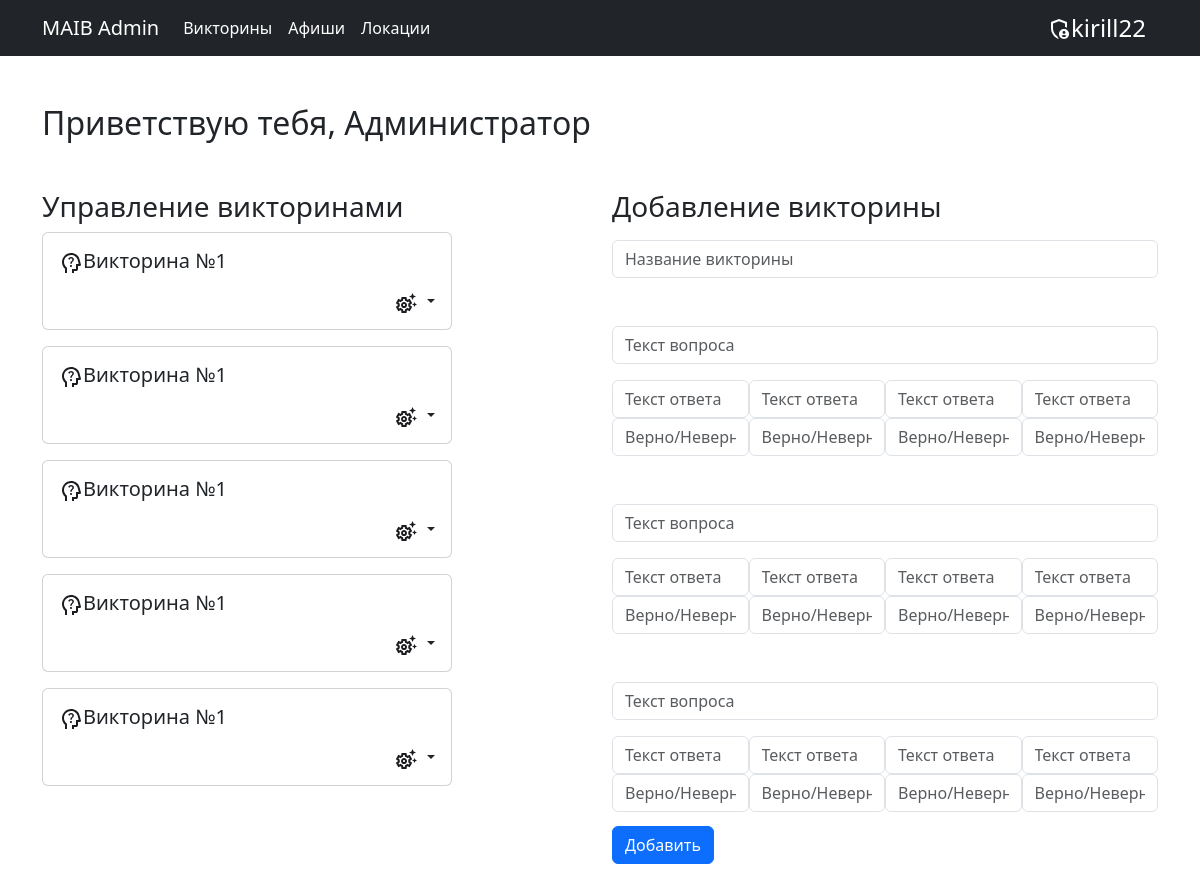
Page /quest/ (signed in) on the committed database.
### admin_panel/models.py (models this page shows, shortened)
class Quiz(models.Model):
    title = models.CharField(max_length=255)

### admin_panel/views.py (the view)
# urls.py: path('quest/', views.quest),
def quest(request):
    quest_list = Quiz.objects.all()
    quest_len = len(quest_list)
    return render(request, 'quests.html', {"quest_list": quest_list, "q_len": quest_len})

### admin_panel/templates/quests.html (shortened to what this page needs)
{% extends "base.html" %}
{% block content %}
<div class="main">
    {% if user.is_authenticated and user.is_staff %}
    <div class="poster container mt-5">
        <div class="hello-text mb-5">
            <h2>Приветствую тебя, Администратор</h2>
        </div>
        <div class="desktop">
            <div class="row align-items-start">
                <div class="col mb-5">
                    <h3 class="mb-2">Управление викторинами</h3>
                    <div class="quests-list mb-5">
                        {% if q_len == 0 %}
                        <div class="d-flex align-items-center">
                            <div class="sad_img m-2">
                                <img class="" src="../static/img/sad.svg" alt="">
                            </div>
                            <h5 class="mt-2">Викторины отсутсвуют</h5>
                        </div>
                        {% else %}
                        {% for quest in quest_list %}
                        <div class="card w-75 mb-3">
                            <div class="card-body">
                                <div class="quests__item-title d-flex align-items-start pb-2">
                                    <div class="img-quests pr-5">
                                        <img src="../static/img/quests.svg" alt="">
                                    </div>
                                    <h5>{{ quest.title }}</h5>
                                </div>
                                <div class="quests__item-content">
                                    <div class="quests__item-info d-flex align-items-center justify-content-end">
                                        <div class="quests__item-settings" data-bs-toggle="tooltip" data-bs-placement="top" data-bs-title="Настройки">
                                            <div class="dropdown">
                                                <a class="nav-link dropdown-toggle" href="#" id="navbarDarkDropdownMenuLink"
                                                    role="button" data-bs-toggle="dropdown" aria-expanded="false">
                                                    <img src="../static/img/settings.svg" alt="">
                                                </a>
                                            </div>
                                        </div>
                                    </div>
                                </div>
                            </div>
                        </div>
                        {% endfor %}
                        {% endif %}
                    </div>
                </div>
                <div class="col">
                    <h3 class="mb-3">Добавление викторины</h3>
                    <form method="POST" action="/addquiz/">
                        <div class="title_quiz mb-5">
                            <input placeholder="Название викторины" class="form-control" name="title" type="text">
                        </div>
                        <div class="container_quiz">
                            <div class="quiz">
                                <div class="titleq mb-3 d-flex">
                                    <input placeholder="Текст вопроса" class="form-control" name="textQ_1" type="text">
                                </div>
                                <div class="c_container d-flex">
                                    <div class="c_item">
                                        <input placeholder="Текст ответа" class="form-control" name="textC_1_1" type="text">
                                        <input type="text" name="iscorrect_1_1" class="form-control"
                                            placeholder="Верно/Неверно">
                                    </div>
                                    <div class="c_item">
                                        <input placeholder="Текст ответа" class="form-control" name="textC_1_2" type="text">
                                        <input type="text" name="iscorrect_1_2" class="form-control"
                                            placeholder="Верно/Неверно">
                                    </div>
                                    <div class="c_item">
                                        <input placeholder="Текст ответа" class="form-control" name="textC_1_3" type="text">
                                        <input type="text" name="iscorrect_1_3" class="form-control"
                                            placeholder="Верно/Неверно">
                                    </div>
                                    <div class="c_item">
                                        <input placeholder="Текст ответа" class="form-control" name="textC_1_4" type="text">
                                        <input type="text" name="iscorrect_1_4" class="form-control"
                                            placeholder="Верно/Неверно">
                                    </div>
                                </div>
                            </div>
                            <div class="quiz mt-5">
                                <div class="titleq mb-3 d-flex">
                                    <input placeholder="Текст вопроса" class="form-control" name="textQ_2" type="text">
                                </div>
                                <div class="c_container d-flex">
                                    <div class="c_item">
                                        <input placeholder="Текст ответа" class="form-control" name="textC_2_1" type="text">
                                        <input type="text" name="iscorrect_2_1" class="form-control"
                                            placeholder="Верно/Неверно">
                                    </div>
                                    <div class="c_item">
                                        <input placeholder="Текст ответа" class="form-control" name="textC_2_2" type="text">
                                        <input type="text" name="iscorrect_2_2" class="form-control"
                                            placeholder="Верно/Неверно">
                                    </div>
                                    <div class="c_item">
                                        <input placeholder="Текст ответа" class="form-control" name="textC_2_3" type="text">
                                        <input type="text" name="iscorrect_2_3" class="form-control"
                                            placeholder="Верно/Неверно">
                                    </div>
                                    <div class="c_item">
                                        <input placeholder="Текст ответа" class="form-control" name="textC_2_4" type="text">
                                        <input type="text" name="iscorrect_2_4" class="form-control"
                                            placeholder="Верно/Неверно">
                                    </div>
                                </div>
                            </div>
                            <div class="quiz mt-5">
                                <div class="titleq mb-3 d-flex">
                                    <input placeholder="Текст вопроса" class="form-control" name="textQ_3" type="text">
                                </div>
                                <div class="c_container d-flex">
                                    <div class="c_item">
                                        <input placeholder="Текст ответа" class="form-control" name="textC_3_1" type="text">
                                        <input type="text" name="iscorrect_3_1" class="form-control"
                                            placeholder="Верно/Неверно">
                                    </div>
                                    <div class="c_item">
                                        <input placeholder="Текст ответа" class="form-control" name="textC_3_2" type="text">
                                        <input type="text" name="iscorrect_3_2" class="form-control"
                                            placeholder="Верно/Неверно">
                                    </div>
                                    <div class="c_item">
                                        <input placeholder="Текст ответа" class="form-control" name="textC_3_3" type="text">
                                        <input type="text" name="iscorrect_3_3" class="form-control"
                                            placeholder="Верно/Неверно">
                                    </div>
                                    <div class="c_item">
                                        <input placeholder="Текст ответа" class="form-control" name="textC_3_4" type="text">
                                        <input type="text" name="iscorrect_3_4" class="form-control"
                                            placeholder="Верно/Неверно">
                                    </div>
                                </div>
                            </div>
                        </div>
                        <div class="mb-5">
                            <button type="submit" class="btn btn-primary">Добавить</button>
                        </div>
                    </form>
                </div>
            </div>
        </div>
        </div>
    </div>
{% else %}
<div class="container mt-5 d-flex justify-content-center flex-column">
    <h1 class="text-center mb-5">У вас нет доступа к этой странице</h1>
    <a href="/poster" class="btn btn-primary">Вернуться обратно</a>
</div>
{% endif %}
{% endblock %}

### admin_panel/templates/base.html (shortened to what this page needs)
<!DOCTYPE html>
<html lang="ru">
<head>
    <link rel="stylesheet" href="../static/style/style.css">
    <link href="https://cdn.jsdelivr.net/npm/bootstrap@5.3.0-alpha1/dist/css/bootstrap.min.css" rel="stylesheet"
>
</head>
<body>
    <nav class="navbar navbar-expand-lg bg-dark" data-bs-theme="dark">
        <div class="container">
            <a class="navbar-brand text-white" href="/">MAIB Admin</a>
            <div class="collapse navbar-collapse" id="navbarSupportedContent">
                <ul class="navbar-nav me-auto mb-2 mb-lg-0">
                    {% if user.is_staff %}
                        <li class="nav-item">
                            <a class="nav-link text-white" href="/quest">Викторины</a>
                        </li>
                        <li class="nav-item">
                            <a class="nav-link text-white" href="/poster">Афиши</a>
                        </li>
                        <li class="nav-item">
                            <a class="nav-link text-white" href="/geo">Локации</a>
                        </li>
                    {% else %}
                        <li class="nav-item">
                            <a class="nav-link text-white" href="/poster">Афиши</a>
                        </li>
                    {% endif %}
                </ul>
                <div class="dropdown">
                    <a class="nav-link dropdown-toggle d-flex align-items-center" href="#"
                        id="navbarDarkDropdownMenuLink" role="button" data-bs-toggle="dropdown" aria-expanded="false">
                        <div class="">
                            {% if user.is_staff %}
                            <img src="../static/img/admin_user.svg" alt="">
                            {% else %}
                            <img src="../static/img/org.svg" alt="">
                            {% endif %}
                        </div>
                        <article class="text-white fs-4">{{request.user.username}}</article>
                    </a>
                </div>
            </div>
        </div>
    </nav>
    {% block content %}
    {% endblock %}
</body>
</html>

### admin_panel/static/style/style.css (style rules this page uses)
.container_quiz { height: 500px; overflow-x: scroll; }
.desktop { display: block; }

### rows in the picture
Quiz: title "Викторина №1"
Quiz: title "Викторина №1"
Quiz: title "Викторина №1"
Quiz: title "Викторина №1"
Quiz: title "Викторина №1"

### other values in the picture
{{ request.user.username }} "kirill22"
